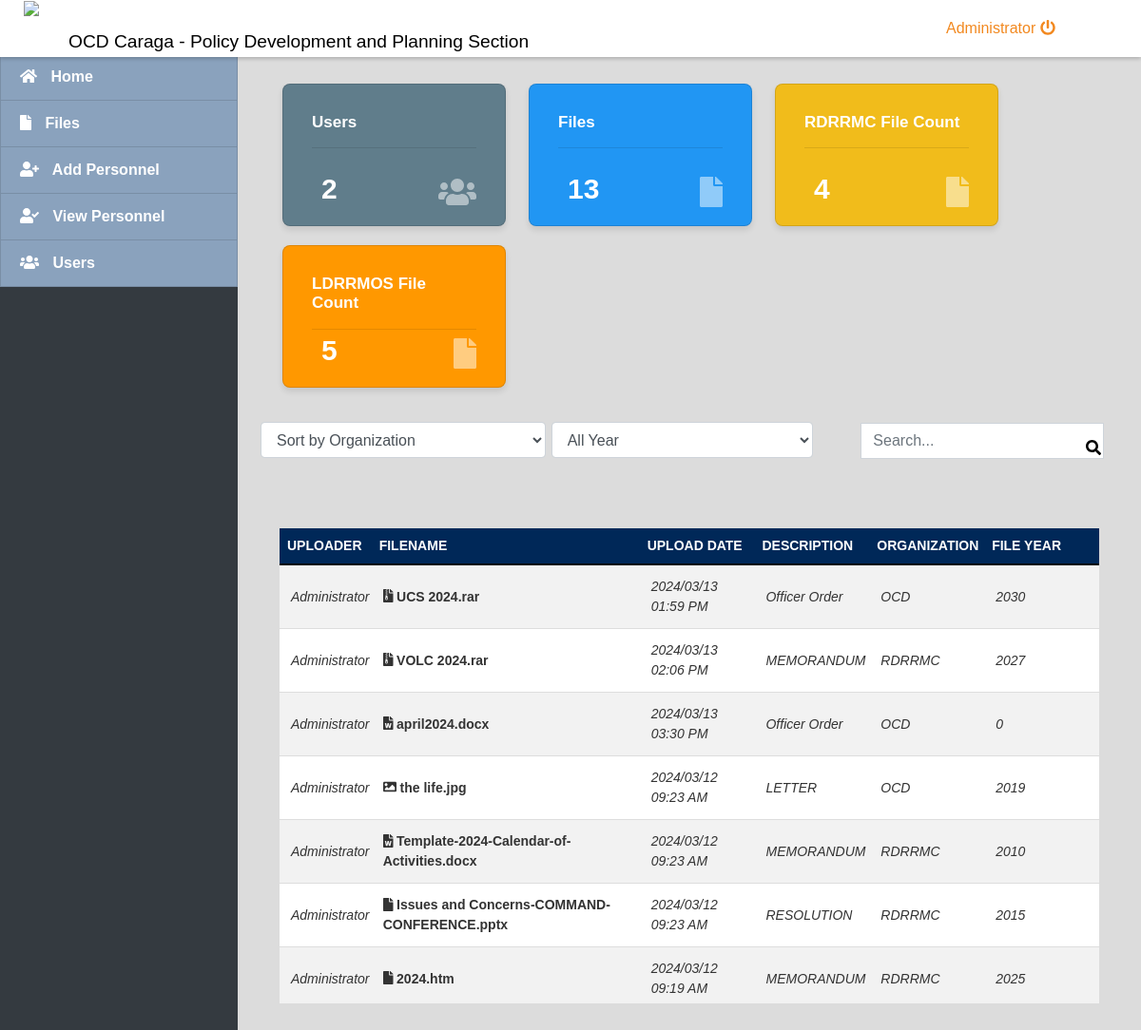
The page / (signed in) on the database its author committed.
### tables this page shows
CREATE TABLE `files` (
  `id` int(11) NOT NULL,
  `name` varchar(200) NOT NULL,
  `description` text NOT NULL,
  `user_id` int(30) NOT NULL,
  `folder_id` int(30) NOT NULL,
  `file_type` varchar(50) NOT NULL,
  `file_path` text NOT NULL,
  `is_public` tinyint(1) DEFAULT 0,
  `date_updated` datetime NOT NULL DEFAULT current_timestamp() ON UPDATE current_timestamp(),
  `organization` varchar(255) NOT NULL,
  `year` int(4) NOT NULL
);

CREATE TABLE `users` (
  `id` int(30) NOT NULL,
  `name` varchar(200) NOT NULL,
  `username` varchar(100) NOT NULL,
  `password` varchar(200) NOT NULL,
  `type` tinyint(1) NOT NULL DEFAULT 2 COMMENT '1+admin , 2 = users'
);

### home.php (the view, shortened to what this page needs)
 <link rel="stylesheet" href="styles.css">
<br>
<div class="containe-fluid">
    <?php include('db_connect.php');
    include 'db_connect.php';
    $sql_rdrrmc_count = "SELECT COUNT(*) AS rdrrmc_count FROM rdrrmc";
    $result_rdrrmc_count = $conn->query($sql_rdrrmc_count);
    $rdrrmc_count = $result_rdrrmc_count->fetch_assoc()['rdrrmc_count'];
    $sql_ldrrmos_count = "SELECT COUNT(*) AS ldrrmos_count FROM ldrrmos";
    $result_ldrrmos_count = $conn->query($sql_ldrrmos_count);
    $ldrrmos_count = $result_ldrrmos_count->fetch_assoc()['ldrrmos_count'];
    $files = $conn->query("SELECT f.*,u.name as uname FROM files f inner join users u on u.id = f.user_id where  f.is_public = 1 order by date(f.date_updated) desc");
    ?>
<div class="container">
        <div class="row">
            <div class="col-lg-12">
            <a href="http://localhost/fms/index.php?page=users">
                <div class="card custom-card users-box ml-4 float-left">
            <div class="card-body text-white">
                <h4><b>Users</b></h4>
                <hr>
                <span class="card-icon"><i class="fa fa-users"></i></span>
                <h3 class="text-right number-top-right"><b><?php echo $conn->query('SELECT * FROM users')->num_rows ?></b></h3>
            </div>
        </div></a>
        <a href="http://localhost/fms/index.php?page=files">
        <div class="card custom-card files-box ml-4 float-left">
            <div class="card-body text-white">
                <h4><b>Files</b></h4>
                <hr>
                <span class="card-icon"><i class="fa fa-file"></i></span>
                <h3 class="text-right number-top-right"><b><?php echo $conn->query('SELECT * FROM files')->num_rows ?></b></h3>
            </div>
        </div></a>
        <a href="http://localhost/fms/index.php?page=viewpers">
        <div class="card custom-card rdrrmc-count-box ml-4 float-left">
            <div class="card-body text-white">
                <h4><b>RDRRMC File Count</b></h4>
                <hr>
                <span class="card-icon"><i class="fa fa-file"></i></span>
                <h3 class="text-right number-top-right"><b><?php echo $rdrrmc_count; ?></b></h3>
            </div>
        </div></a>
        <a href="http://localhost/fms/index.php?page=viewpers">
        <div class="card custom-card ldrrmos-count-box ml-4 float-left">
            <div class="card-body text-white">
                <h4><b>LDRRMOS File Count</b></h4>
                <hr>
                <span class="card-icon"><i class="fa fa-file"></i></span>
                <h3 class="text-right number-top-right"><b><?php echo $ldrrmos_count; ?></b></h3>
                </div>
            </div></a>
        </div>
    </div>
</div>
<div class="column mt-3 ml-3 mr-3">
    <div class="row">
        <div class="col-md-4 mb-3">
            <select class="form-control sorter" id="organizationSorter">
                <option value="">Sort by Organization</option>
            </select>
        </div>
        <div class="col-md-4 mb-3">
            <select class="form-control" id="yearSorter">
                <option value="">All Year</option>
            </select>
        </div>
    </div>
</div>
<div class="row mt-3 ml-3 mr-3">
    <div class="col-md-8 mb-3"></div>
    <div class="col-md-4 mb-3">
        <div class="input-group">
            <div class="input-group-prepend">
                <i class="fas fa-search"></i>
            </div>
            <input type="text" class="form-control" id="searchInput" placeholder="Search...">
        </div>
    </div>
</div>
 <br><link rel="stylesheet" href="https://cdnjs.cloudflare.com/ajax/libs/font-awesome/5.15.4/css/all.min.css">
<div class="row mt-3 ml-3 mr-3">
        <div class="card-body">
            <div class="file-table-container">
                <table width="100%" id="file-table">
                    <thead>
                        <tr>
                            <th width="12%" class="">Uploader</th>
                            <th width="35%" class="">Filename</th>
                            <th width="15%" class="">Upload Date</th>
                            <th width="15%" class="">Description</th>
                            <th width="15%" class="">Organization</th>
                            <th width="15%" class="">File Year</th>
                        </tr>
           <?php
                    while ($row = $files->fetch_assoc()) :
                        $name = explode(' ||', $row['name']);
                        $name = isset($name[1]) ? $name[0] . "(" . $name[1] . ")." . $row['file_type'] : $name[0] . "." . $row['file_type'];
                        $img_arr = array('png', 'jpg', 'jpeg', 'gif', 'psd', 'tif');
                        $doc_arr = array('doc', 'docx');
                        $icon = 'fa-file';
                        if (in_array(strtolower($row['file_type']), $img_arr))
                            $icon = 'fa-image';
                        if (in_array(strtolower($row['file_type']), $doc_arr))
                            $icon = 'fa-file-word';
                        if (in_array(strtolower($row['file_type']), ['zip', 'rar', 'tar']))
                            $icon = 'fa-file-archive';
                    ?>
 <tr class='file-item' data-id="<?php echo $row['id'] ?>" data-name="<?php echo $name ?>" data-organization="<?php echo $row['organization'] ?>" data-description="<?php echo $row['description'] ?>" data-year="<?php echo $row['year'] ?>">
                            <td><i><?php echo ucwords($row['uname']) ?></i></td>
                            <td>
                                <large>
                                    <span><i class="fa <?php echo $icon ?>"></i></span>
                                    <b> <?php echo $name ?></b>
                                </large>
                            </td>
                            <td><i><?php echo date('Y/m/d h:i A', strtotime($row['date_updated'])) ?></i></td>
                            <td><i><?php echo $row['description'] ?></i></td>
                            <td><i><?php echo $row['organization'] ?></i></td>
                            <td><i><?php echo $row['year'] ?></i></td>
                        </tr>
                    <?php endwhile; ?>
                </table>
            </div>
        </div>
    </div>
</div>

### assets/css/style.css (style rules this page uses)
body { font-family: "Open Sans", sans-serif; color: #000000; width: 100%; height: calc(100%); }
a { color: #f28920; }
h1, h2, h3, h4, h5, h6 { font-family: "Raleway", sans-serif; }

### styles.css (style rules this page uses)
.row { display: flex; -ms-flex-wrap: wrap; flex-wrap: wrap; margin-right: 0vw; margin-left: -15px; }
.file-table-container { max-height: 500px; overflow-y: auto; width: 100%; }
#file-table { width: 100%; border-collapse: collapse; }
#file-table thead th { background-color: #002858; position: sticky; padding: 8px; top: 0; }
#file-table { width: 100%; border-collapse: collapse; background-color: white; }
#file-table th { background-color: #ffa500; color: white; position: sticky; top: 0; z-index: 2; }
#file-table th, #file-table td { padding: 8px; text-align: left; border-bottom: 1px solid #002858; }

### index.php (style rules this page uses)
body { background: #80808045; }

### home.php (style rules this page uses)
body, h1, h2, h3, h4, h5, h6, p, a, span, i, b, large, input, th, td { font-family: "Century Gothic", sans-serif; }
.custom-card { border-radius: 8px; padding: 10px; margin-bottom: 20px; box-shadow: 0 4px 6px rgba(0, 0, 0, 0.1); transition: transform 0.3s ease; width: 235px; height: 150px; margin-left: 20px; }
.users-box, .files-box, .rdrrmc-count-box, .ldrrmos-count-box { background-color: #3498db; color: #fff; }
.files-box, .users-box { background-color: #f39c12; color: #000; }
.users-box { background-color: #607D8B; color: #fff; }
.files-box { background-color: #2196F3; color: #000; }
.rdrrmc-count-box { background-color: #f1bc1b; color: #fff; }
.ldrrmos-count-box { background-color: #FF9800; color: #fff; }
.card-body { position: relative; margin-top: -50px; }
.card-body h4 { font-size: 17px; margin-top: 50px; }
.card-body h3 { font-size: 30px; }
.card-icon { position: absolute; right: 20px; bottom: 10px; font-size: 3em; color: rgba(255, 255, 255, 0.5); }
span.card-icon { position: absolute; font-size:2em; bottom: 0em; color: #ffffff80; }
.number-top-right { position: absolute; bottom: 10px; left: 30px; margin: 0; }
.file-item { cursor: pointer; }
.sorter { width: 300px; }
#file-table { width: 100%; border-collapse: collapse; table-layout: fixed; }
#file-table th, #file-table td { padding: 12px; text-align: left; border-bottom: 1px solid #ddd; color: #333; font-size: 14px; }
#file-table th { background-color: #3a55ed; color: #fff; font-weight: bold; padding-top: 16px; padding-bottom: 16px; border-bottom: 2px solid #000000; text-transform: uppercase; }
#file-table tr:nth-child(even) { background-color: #f2f2f2; }
#file-table { box-shadow: 0 2px 4px rgba(0, 0, 0, 0.1); }
#searchInput { border-top-right-radius: 0; border-bottom-right-radius: 0; font-size: 16px; margin-top: -69px; }
.input-group-prepend { position: relative; left: 21vw; top: -3.6vw; z-index: 999; transform: translateY(-50%); }

### rows shown on the page
files: user.name "Administrator", name "UCS 2024.rar", date_updated "2024/03/13 01:59 PM", description "Officer Order", organization "OCD", year "2030"
files: user.name "Administrator", name "VOLC 2024.rar", date_updated "2024/03/13 02:06 PM", description "MEMORANDUM", organization "RDRRMC", year "2027"
files: user.name "Administrator", name "april2024.docx", date_updated "2024/03/13 03:30 PM", description "Officer Order", organization "OCD", year "0"
files: user.name "Administrator", name "the life.jpg", date_updated "2024/03/12 09:23 AM", description "LETTER", organization "OCD", year "2019"
files: user.name "Administrator", name "Template-2024-Calendar-of-Activities.docx", date_updated "2024/03/12 09:23 AM", description "MEMORANDUM", organization "RDRRMC", year "2010"
files: user.name "Administrator", name "Issues and Concerns-COMMAND-CONFERENCE.pptx", date_updated "2024/03/12 09:23 AM", description "RESOLUTION", organization "RDRRMC", year "2015"
files: user.name "Administrator", name "2024.htm", date_updated "2024/03/12 09:19 AM", description "MEMORANDUM", organization "RDRRMC", year "2025"

### other values the page prints
$_SESSION['login_name'] "Administrator"
$conn->query('SELECT * FROM users')->num_rows "2"
$conn->query('SELECT * FROM files')->num_rows "13"
$rdrrmc_count "4"
$ldrrmos_count "5"
